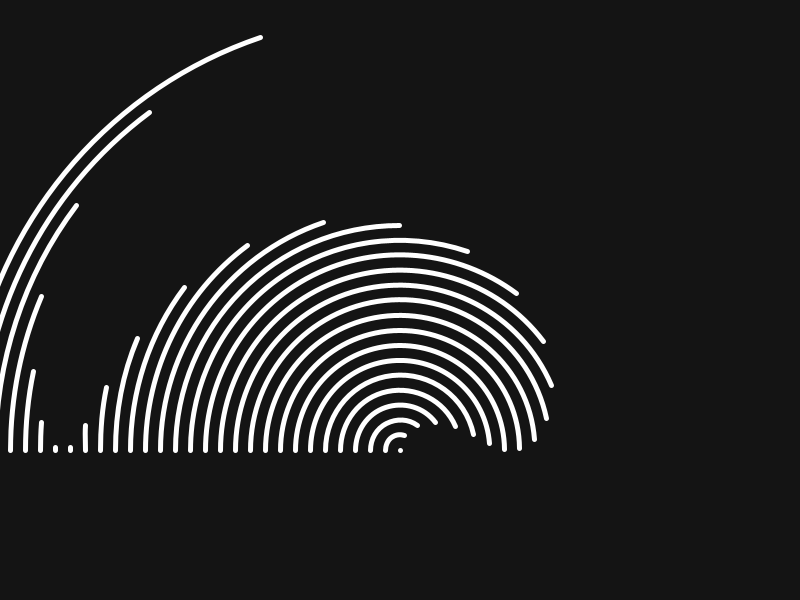
Frame 1 (no input)
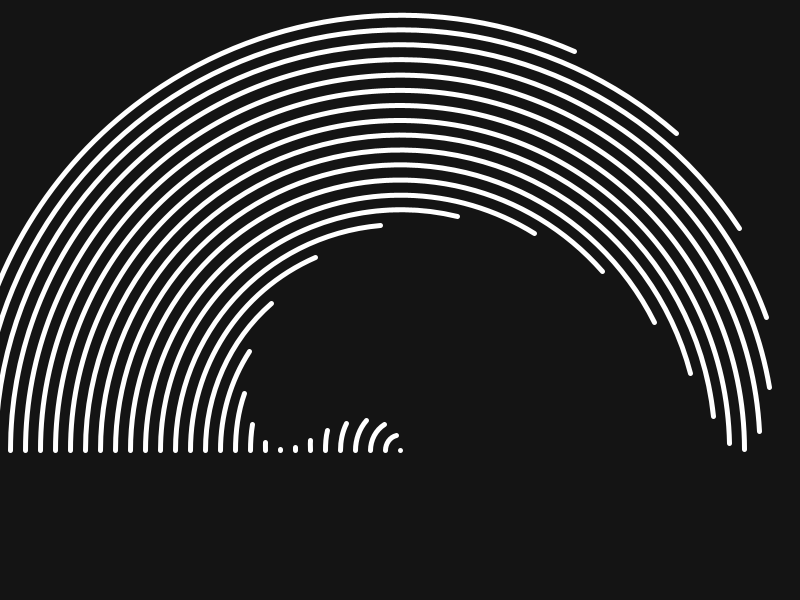
Frame 60 (the mouse pressed at the canvas centre just before this capture)
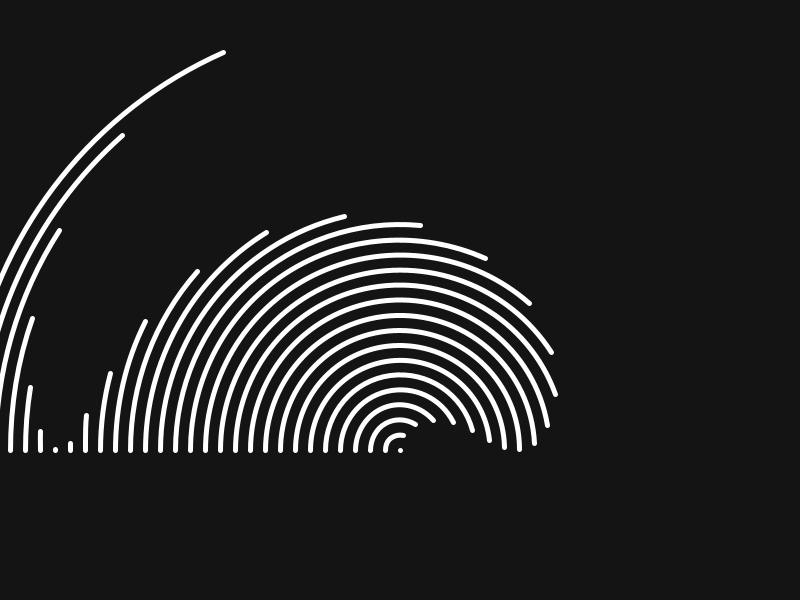
Frame 120 (the mouse held since frame 60 and released just before this capture)

The Processing sketch that drew these frames (run headless with seeded random() and noise(); from frame 60 on, the mouse is pressed at the canvas centre):

// Processing sketch: wave_30
// ── wave_30.pde
int num = 30;
float step, sz, offSet, theta, angle;

void setup() {
  size(800, 600);
  strokeWeight(5);
  step = 30;
}

void draw() {
  background(20);
  translate(width/2, height*.75);
  angle=0;
  for (int i=0; i<num; i++) {
    stroke(255);
    noFill();
    sz = i*step;
    float offSet = TWO_PI/num*i;
    float arcEnd = map(sin(theta+offSet),-1,1, PI, TWO_PI);
    arc(0, 0, sz, sz, PI, arcEnd);
  }
  colorMode(RGB);
  resetMatrix();
  theta += .0523;
  
}
